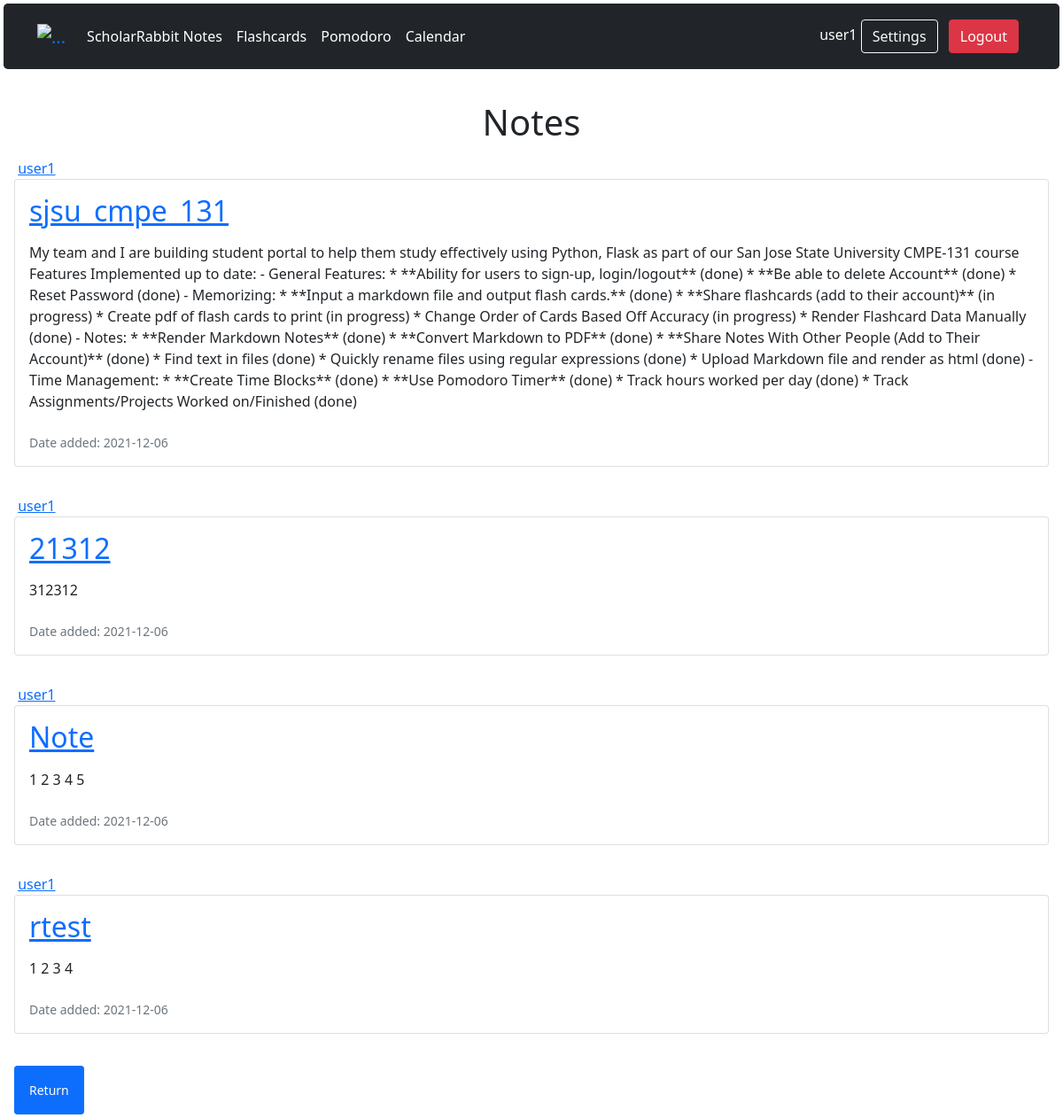
Page /search (signed in) on the committed database.
### projectdir/models.py (models this page shows, shortened)
class User(database.Model, UserMixin):
    id = database.Column(database.Integer, primary_key=True)
    username = database.Column(database.String(20), unique=True, nullable=False)
    email = database.Column(database.String(120), unique=True, nullable=False)
    image_file = database.Column(database.String(20), nullable=False, default='default.jpg')
    password = database.Column(database.String(60), nullable=False)
    data_created = database.Column(database.DateTime, default=datetime.utcnow())
    notes = database.relationship('Note', backref='author', lazy=True)
    flashcards = database.relationship('Flashcard', backref='author', lazy=True)
    events = database.relationship('Events', backref='author', lazy=True)

class Note(database.Model):
    id = database.Column(database.Integer, primary_key=True)
    title = database.Column(database.String(64), nullable=False)
    date = database.Column(database.DateTime, nullable=False, default=datetime.utcnow)
    content = database.Column(database.String, nullable=False)
    user_id = database.Column(database.Integer, database.ForeignKey('user.id'), nullable=False)

### projectdir/routes.py (the view)
@app.route('/search')
@login_required
def n_search():
    q = request.args.get('q')
    if q:
        notes = Note.query.filter(Note.title.contains(q) | Note.content.contains(q))
    else:
        notes = Note.query.all()
    return render_template('notes/searched_notes.html', notes=notes, title='Notes')

### projectdir/models.py (called while the page is built)
@login_manager.user_loader
def load_user(user_id):
    return User.query.get(user_id)

### projectdir/templates/notes/searched_notes.html (shortened to what this page needs)
{% extends "layouts.html" %}
{% block content %}
    <h1 align="center"> Notes </h1>
    {% for note in current_user.notes %}
  <article class="media content-section m-3 pb-lg-3">
                <a class="mr-2" href="#">{{ note.author.username }}</a>
                <li class="card p-3">
                    <div class="card-title">
                        <h2><a class="article-title card-title" href="{{ url_for('note', note_id=note.id) }}">{{ note.title }}</a></h2>
                        <p class="article-content mt-3">{{ note.content }}</p>
                    </div>
                    <small class="text-muted">Date added: {{ note.date.strftime('%Y-%m-%d') }}</small>
                </li>
            </article>
    {% endfor %}
    <a class="btn btn-primary btn-sm mt-1 mb-1 m-3 p-3" href="{{ url_for('notes') }}" > Return </a>
{% endblock content %}

### projectdir/templates/layouts.html (shortened to what this page needs)
<!DOCTYPE html>
<html lang="en">
<head>
    <link href="https://cdn.jsdelivr.net/npm/bootstrap@5.1.1/dist/css/bootstrap.min.css" rel="stylesheet"
>
    <link rel="stylesheet" href="{{ url_for('static',filename='css/main.css') }}">
    <link rel="stylesheet" href="{{ url_for('static',filename='js/main.js') }}">
</head>
<body>
<header class="m-1 p-3 bg-dark text-white rounded-3">
    <div class="container">
        <div class="d-flex flex-wrap align-items-center justify-content-center justify-content-lg-start">
            <a class="navbar-brand">
                <img src="https://placeholder.pics/svg/150x50/888888/EEE/Logo" alt="..." height="36">
            </a>
            {% if current_user.is_authenticated %}
                <ul class="nav col-12 col-lg-auto me-lg-auto mb-2 justify-content-center mb-md-0">
                    <li><a href="{{ url_for('notes') }}" class="nav-link px-2 text-white">ScholarRabbit Notes</a></li>
                    <li><a href="{{ url_for('flashcards') }}" class="nav-link px-2 text-white">Flashcards</a></li>
                    <li><a href="{{ url_for('time') }}" class="nav-link px-2 text-white">Pomodoro</a></li>
                    <li><a href="{{ url_for('calendar') }}" class="nav-link px-2 text-white">Calendar</a></li>
                </ul>
            {% else %}
                <ul class="nav col-12 col-lg-auto me-lg-auto mb-2 justify-content-center mb-md-0">
                    <li><a href="{{ url_for('homepage') }}" class="nav-link px-2 text-white">ScholarRabbit</a></li>
                </ul>
            {% endif %}
            <div class="text-end">
                {% if current_user.is_authenticated %}
                    <a>{{ current_user.username }}</a>
                    <a href="{{ url_for('account') }}" style="text-decoration: none">
                        <button type="button" class="btn btn-outline-light me-2">Settings</button>
                    </a>
                    <a href="{{ url_for('logout') }}" style="text-decoration: none">
                        <button type="button" class="btn btn-danger me-2 ">Logout</button>
                    </a>
                {% endif %}
            </div>
        </div>
    </div>
</header>
<div class="container w-50 p-3">
</div>
{% block content %}
{% endblock content %}
</body>
</html>

### projectdir/static/css/main.css (style rules this page uses)
html, body { margin: 0; padding: 0; height: 100%; }
:root { --pomodoro: hsl(223, 25%, 40%); --shortBreak: hsl(48, 23%, 40%); --longBreak: hsl(105, 16%, 40%); }

### rows in the picture
User: username "user1"
Note: author.username "user1", title "sjsu_cmpe_131", content "My team and I are building student portal to help them study effectively using Python, Flask as part of our San Jose State University CMPE-131 course Features Implemented up to date: - General Features: * **Ability for users to sign-up, login/logout** (done) * **Be able to delete Account** (done) * Reset Password (done) - Memorizing: * **Input a markdown file and output flash cards.** (done) * **Share flashcards (add to their account)** (in progress) * Create pdf of flash cards to print (in progress) * Change Order of Cards Based Off Accuracy (in progress) * Render Flashcard Data Manually (done) - Notes: * **Render Markdown Notes** (done) * **Convert Markdown to PDF** (done) * **Share Notes…", date "2021-12-06"
Note: author.username "user1", title "21312", content "312312", date "2021-12-06"
Note: author.username "user1", title "Note", content "1 2 3 4 5", date "2021-12-06"
Note: author.username "user1", title "rtest", content "1 2 3 4", date "2021-12-06"
